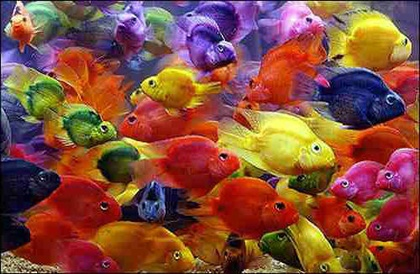
%> input picture fish.jpg, 420 x 274 px, shrunk from 500 x 326 before the run
$ octave color_quantize_main.m   (GNU Octave 9; MATLAB toolbox functions it lacks are replaced by stand-ins)
%> lines starting %> are read from the running program, lines starting %| are printed output that depends on the picture
### quantize_RGB.m
function [outputImg, meanColors] = quantize_RGB(origImg, k)
    [rows, cols, ~] = size(origImg);
    numpixels = rows * cols;
    newImg = reshape(origImg, numpixels, 3);

    % idx is the vector with each pixel's cluster value
    % meanColors has the actual rgb value for each cluster
    [idx, meanColors] = kmeans(newImg, k);
    NewImg = reshape(idx, rows, cols);

   for i=1:rows
       for j=1:cols
           % changing the rgb values
           origImg(i,j,1) = meanColors(NewImg(i,j), 1);
           origImg(i,j,2) = meanColors(NewImg(i,j), 2);
           origImg(i,j,3) = meanColors(NewImg(i,j), 3);
       end
   end

   outputImg = uint8(origImg);

### quantize_HSV.m
function [outputImg, meanHues] = quantize_HSV(origImg, k)
    hsvImg = rgb2hsv(origImg);
    hsvImg = hsvImg(:,:,1);
   [rows, cols] = size(hsvImg);

    numpixels = rows * cols;
    newImg = reshape(hsvImg, numpixels, 1);

    % idx is the vector with each pixel's cluster value
    % meanColors has the actual rgb value for each cluster
    [idx, meanHues] = kmeans(newImg, k);
    NewImg = reshape(idx, rows, cols);

    for i=1:rows
       for j=1:cols
           % changing the rgb values
           origImg(i,j,1) = meanHues(NewImg(i,j), 1);
       end
    end

   outputImg = hsv2rgb(origImg);
   outputImg = uint8(outputImg);

### color_quantize_main.m
% Kiranpreet Kaur
% Zaryab Farooq

origImg = double(imread('fish.jpg'));
subplot(3,2,1);
imshow(uint8(origImg));

[quantizedImg, ~] = quantize_RGB(origImg, 5);
%> in quantize_RGB, `[idx, meanColors] = kmeans(newImg, k);`: meanColors = [147.4 44.42 22.22; 106.3 79.01 121.6; 45.21 29.19 38.77; 200.1 177.6 163.2; 185.2 140.3 48.32]
%> in quantize_RGB, `NewImg = reshape(idx, rows, cols);`:
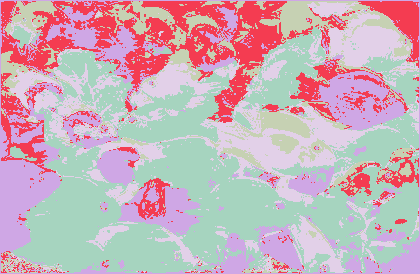
%> NewImg: size 274x420 double; 5 distinct labels, from 1 to 5; one colour per label, 0 black
%> after the loop in quantize_RGB, `for i=1:rows`:
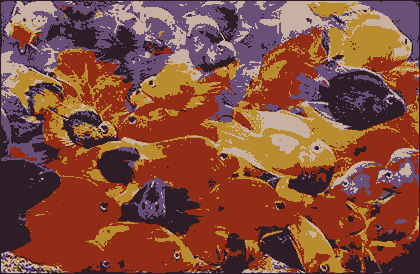
%> origImg: size 274x420x3 double; mean R, G, B 132.5, 77.5, 60.8
subplot(3,2,3);
imshow(quantizedImg);
title('quantized RGB: k=5');

[quantizedImg, ~] = quantize_RGB(origImg, 25);
%> in quantize_RGB (call 2), `[idx, meanColors] = kmeans(newImg, k);`: meanColors = 25 rows, first 12: [188.3 177.2 132.5; 151.7 32.57 56.38; 21.58 12.7 18.65; 209.5 110.5 75.26; 129.4 63.06 15.29; 94.33 75.09 128.3; 195.6 69.91 25.64; 128.4 101.2 171.3; 147.8 142.6 99.78; 127.2 16.96 11.55; 90.09 53.1 67.73; 30.43 24.19 67.05]
subplot(3,2,4);
imshow(quantizedImg);
title('quantized RGB: k=25');

[quantizedHImg, ~] = quantize_HSV(origImg, 5);
%> in quantize_HSV, `hsvImg = rgb2hsv(origImg);`: hsvImg: size 274x420x3 double; mean H, S, V 0.4, 0.7, 142.6
%> in quantize_HSV, `hsvImg = hsvImg(:,:,1);`:
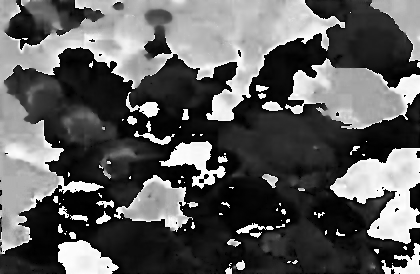
%> hsvImg: size 274x420 double; min 0, max 0.999, mean 0.362
%> in quantize_HSV, `[idx, meanHues] = kmeans(newImg, k);`: meanHues = [0.0447; 0.782; 0.667; 0.955; 0.172]
%> in quantize_HSV, `NewImg = reshape(idx, rows, cols);`:
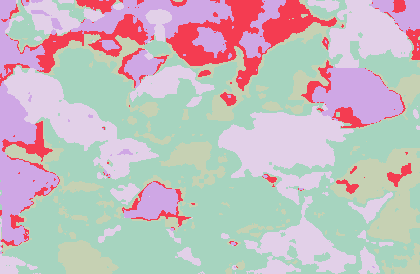
%> NewImg: size 274x420 double; 5 distinct labels, from 1 to 5; one colour per label, 0 black
%> after the loop in quantize_HSV, `for i=1:rows`:
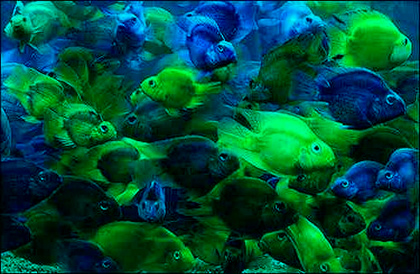
%> origImg: size 274x420x3 double; mean R, G, B 0.4, 77.6, 60.8
subplot(3,2,5);
imshow(quantizedHImg);
title('quantized HSV: k=5');

[quantizedH2Img, ~] = quantize_HSV(origImg, 25);
%> call 2 of quantize_HSV, with k = 25
%> in quantize_HSV (call 2), `[idx, meanHues] = kmeans(newImg, k);`: meanHues = 25 values, max 0.99 at index 21, min 0.00972 at index 2, mean 0.492
%> in quantize_HSV (call 2), `NewImg = reshape(idx, rows, cols);`:
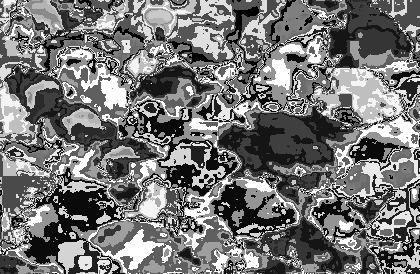
%> NewImg: size 274x420 double; min 1, max 25, mean 12.1; drawn with min black and max white
%> in quantize_HSV (call 2), `outputImg = uint8(outputImg);`:
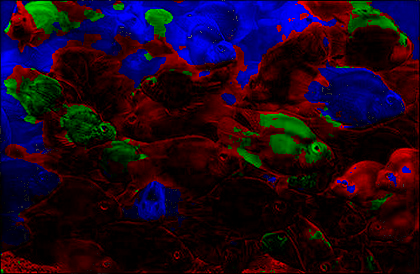
%> outputImg: size 274x420x3 uint8; mean R, G, B 27.3, 6.8, 27.1
subplot(3,2,6);
imshow(quantizedH2Img);
title('quantized HSV: k=25');
